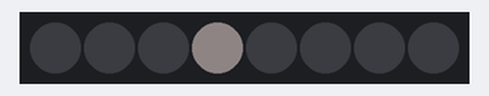
Bench run of a sketch on a simulated Arduino Uno, built with avr-gcc and run on an emulated ATmega328P. Parts: 8 RGB LEDs in strip order, left to right. Dim RGB values are drawn brighter than linear; random numbers use the default seed unless the sketch sets one.

Above: at 3.09 s.
At 7.42 s:
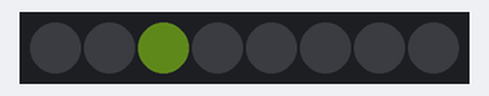
At 12.24 s:
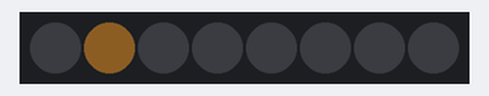
At 21.51 s:
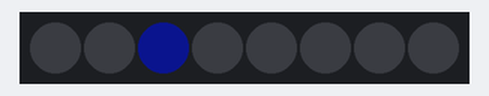
At 30.91 s:
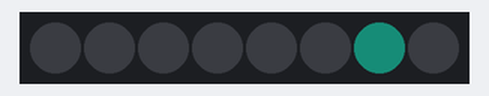
At 39.93 s:
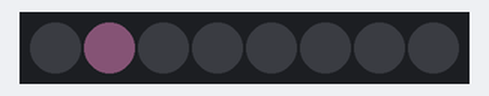

The sketch:

wsstrip.ino
```cpp
#include <FastLED.h>

#define LED_PIN     5
#define NUM_LEDS    8
#define BRIGHTNESS  16
#define LED_TYPE    WS2812B
#define COLOR_ORDER GRB
CRGB leds[NUM_LEDS];

#define UPDATES_PER_SECOND 25

uint8_t r=0,g=0,b=0;
uint8_t pos = 0, dir = 1;

int sgn()
{ return random(0,1)*2-1; }

void setup() {
    Serial.begin(9600);
    delay( 3000 ); // power-up safety delay
    FastLED.addLeds<LED_TYPE, LED_PIN, COLOR_ORDER>(leds, NUM_LEDS).setCorrection( TypicalLEDStrip );
    FastLED.setBrightness(  BRIGHTNESS );
    for(int i=0;i<8;i++)  leds[i] = CRGB(0,0,0);

}


void loop()
{

    r = (r + sgn()*random(1,20))%256;
    g = (g + sgn()*random(1,30))%256;
    b = (b + sgn()*random(1,40))%256;

    leds[pos] = CRGB(0,0,0);
    if (pos >= 7) dir*=-1;
    pos = pos+dir;
    leds[pos] = CRGB(r,g,b);


   /* Serial.print(r); Serial.print(" ");
    Serial.print(g); Serial.print(" ");
    Serial.print(b); Serial.print("\n");*/

    FastLED.show();
    FastLED.delay(1000 / UPDATES_PER_SECOND);
}
```
